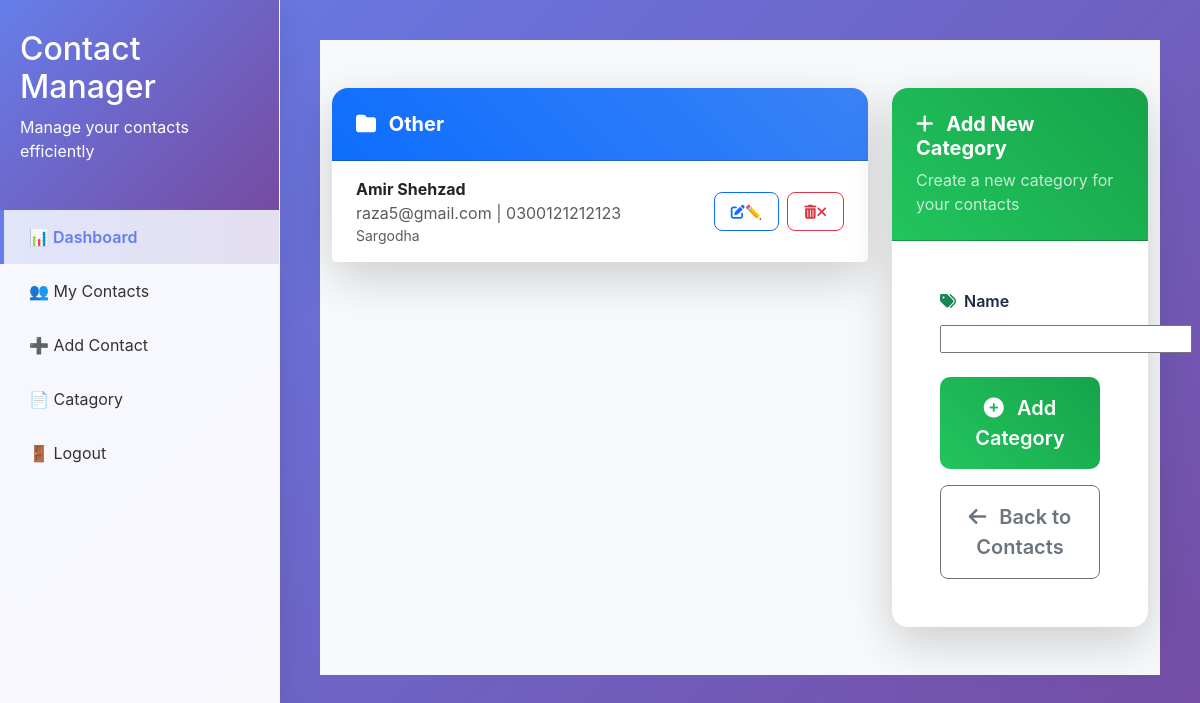
Page /catagoryContact/ (signed in) on the committed database.
### contact/models.py (models this page shows, shortened)
class Catagory(models.Model):
    id = models.AutoField(primary_key=True)
    user=models.ForeignKey(User, on_delete=models.CASCADE, related_name='categories', null=True, blank=True)
    name = models.CharField(max_length=50)

class Contact(models.Model):
    id= models.AutoField(primary_key=True)
    user= models.ForeignKey(User, on_delete=models.CASCADE, related_name='contacts', null=True, blank=True)
    name = models.CharField(max_length=100)
    email = models.EmailField()
    phone = models.CharField(max_length=15)
    Catagory = models.ForeignKey(Catagory, on_delete=models.CASCADE, related_name='contacts')
    address = models.TextField(blank=True, null=True)
    created_at = models.DateTimeField(auto_now_add=True)
    updated_at = models.DateTimeField(auto_now=True)

### contact/views.py (the view)
# urls.py: path('catagoryContact/',views.catagoryContact, name='catagoryContact'),
def catagoryContact(request):
    if not request.user.is_authenticated:
        return render(request, 'contact/catagory.html')  # anonymous users
    contact = Contact.objects.filter(user=request.user)
    if request.method == 'POST':
        form = CatagoryForm(request.POST, user=request.user)
        if form.is_valid():
            catagory = form.save(commit=False)
            catagory.user = request.user
            catagory.save()
            messages.success(request, f"Category '{catagory.name}' created successfully.")
            return redirect('/catagoryContact/')  # use URL name instead of hardcoded path
    else:
        form = CatagoryForm(user=request.user)
    return render(request, 'contact/catagory.html', {
        'contact': contact,
        'form': form
    })

### contact/forms.py (shortened to what this page needs)
class CatagoryForm(forms.ModelForm):
    class Meta:
        model = Catagory
        fields = ['name']
    def __init__(self, *args, **kwargs):
        self.user = kwargs.pop('user', None)  # Pop user from kwargs
        super().__init__(*args, **kwargs)

### contact/templates/contact/catagory.html (shortened to what this page needs)
{% extends 'core/base.html' %}
{% block body %}
<div class="container-fluid py-5 bg-light">
    {% if request.user.is_authenticated %}
        <div class="row justify-content-center">
            <div class="col-lg-8 col-md-12 mb-4">
                {% if contact %}
                    {% regroup contact by Catagory as category_groups %}
                    {% for group in category_groups %}
                        <div class="card shadow-lg border-0 rounded-4 mb-4">
                            <div class="card-header bg-gradient-primary text-white py-4 rounded-top-4">
                                <h5 class="mb-0 fw-bold">
                                    <i class="fas fa-folder me-2"></i>
                                    {{ group.grouper.name|default:"Uncategorized" }}
                                </h5>
                            </div>
                            <ul class="list-group list-group-flush">
                                {% for c in group.list %}
                                    <li class="list-group-item d-flex justify-content-between align-items-center py-3">
                                        <div class="d-flex flex-column">
                                            <strong class="text-dark">{{ c.name }}</strong>
                                            <span class="text-muted">{{ c.email }} | {{ c.phone }}</span>
                                            {% if c.address %}
                                                <small class="text-muted">{{ c.address }}</small>
                                            {% endif %}
                                        </div>
                                        <div class="d-flex gap-2">
                                            <a href="{% url 'update_contact' c.id %}" class="btn btn-sm btn-outline-primary" title="Edit">
                                                <i class="fas fa-edit">✏️</i>
                                            </a>
                                            <form method="post" action="{% url 'delete_contact' c.id %}" class="d-inline" onsubmit="return confirm('Are you sure you want to delete {{ c.name }}?');">
                                                <button type="submit" class="btn btn-sm btn-outline-danger" title="Delete">
                                                    <i class="fas fa-trash-alt">❌</i>
                                                </button>
                                            </form>
                                        </div>
                                    </li>
                                {% endfor %}
                            </ul>
                        </div>
                    {% endfor %}
                {% endif %}
            </div>
            <div class="col-lg-4 col-md-12">
                <div class="card shadow-lg border-0 rounded-4">
                    <div class="card-header bg-gradient-success text-white py-4 rounded-top-4">
                        <h5 class="mb-0 fw-bold">
                            <i class="fas fa-plus me-2"></i>
                            Add New Category
                        </h5>
                        <p class="mb-0 mt-2 opacity-75">Create a new category for your contacts</p>
                    </div>
                    <div class="card-body p-5">
                        <form method="post" action="" novalidate>
                            {% for field in form %}
                                <div class="mb-4">
                                    <label for="{{ field.id_for_label }}" class="form-label fw-semibold">
                                        <i class="fas fa-tags me-2 text-success"></i>
                                        {{ field.label }}
                                    </label>
                                    <div class="input-group">
                                        {{ field }}
                                    </div>
                                </div>
                            {% endfor %}
                            <div class="d-grid gap-3">
                                <button type="submit" class="btn btn-success btn-lg py-3 fw-semibold">
                                    <i class="fas fa-plus-circle me-2"></i>
                                    Add Category
                                </button>
                                <a href="{% url 'contact' %}" class="btn btn-outline-secondary btn-lg py-3">
                                    <i class="fas fa-arrow-left me-2"></i>
                                    Back to Contacts
                                </a>
                            </div>
                        </form>
                    </div>
                </div>
            </div>
        </div>
    {% endif %}
</div>
{% endblock body %}

### core/templates/core/base.html (style rules this page uses)
* { margin: 0; padding: 0; box-sizing: border-box; }
body { font-family: 'Segoe UI', Tahoma, Geneva, Verdana, sans-serif; background: linear-gradient(135deg, #667eea 0%, #764ba2 100%); min-height: 100vh; }

### contact/templates/contact/catagory.html (style rules this page uses)
body { background-color: #f5f7fa; font-family: 'Inter', -apple-system, BlinkMacSystemFont, 'Segoe UI', Roboto, Oxygen, Ubuntu, Cantarell, sans-serif; }
.container-fluid { max-width: 1400px; margin: 0 auto; }
.card { border-radius: 12px; transition: transform 0.3s ease, box-shadow 0.3s ease; background: #ffffff; }
.card-header.bg-gradient-primary { background: linear-gradient(45deg, #0d6efd, #3b82f6); border-radius: 12px 12px 0 0; padding: 1.5rem; }
.card-header.bg-gradient-success { background: linear-gradient(45deg, #22c55e, #16a34a); border-radius: 12px 12px 0 0; padding: 1.5rem; }
.list-group-item { border: none; border-bottom: 1px solid #e5e7eb; padding: 1rem 1.5rem; }
.list-group-item:last-child { border-bottom: none; }
.form-label { color: #1f2a44; font-size: 1rem; font-weight: 600; margin-bottom: 0.75rem; display: flex; align-items: center; }
.input-group { position: relative; }
.btn-success { background: linear-gradient(45deg, #22c55e, #16a34a); border: none; border-radius: 10px; padding: 0.85rem 1.5rem; font-weight: 600; transition: all 0.3s ease; }
.btn-outline-primary, .btn-outline-danger, .btn-outline-secondary, .btn-outline-success { border-radius: 8px; padding: 0.5rem 1rem; font-weight: 600; transition: all 0.3s ease; }

### rows in the picture
Catagory: grouper.name "Other"
Contact: name "Amir Shehzad", email "raza5@gmail.com", phone "0300121212123", address "Sargodha"

### other values in the picture
{{ field.label }} "Name"
